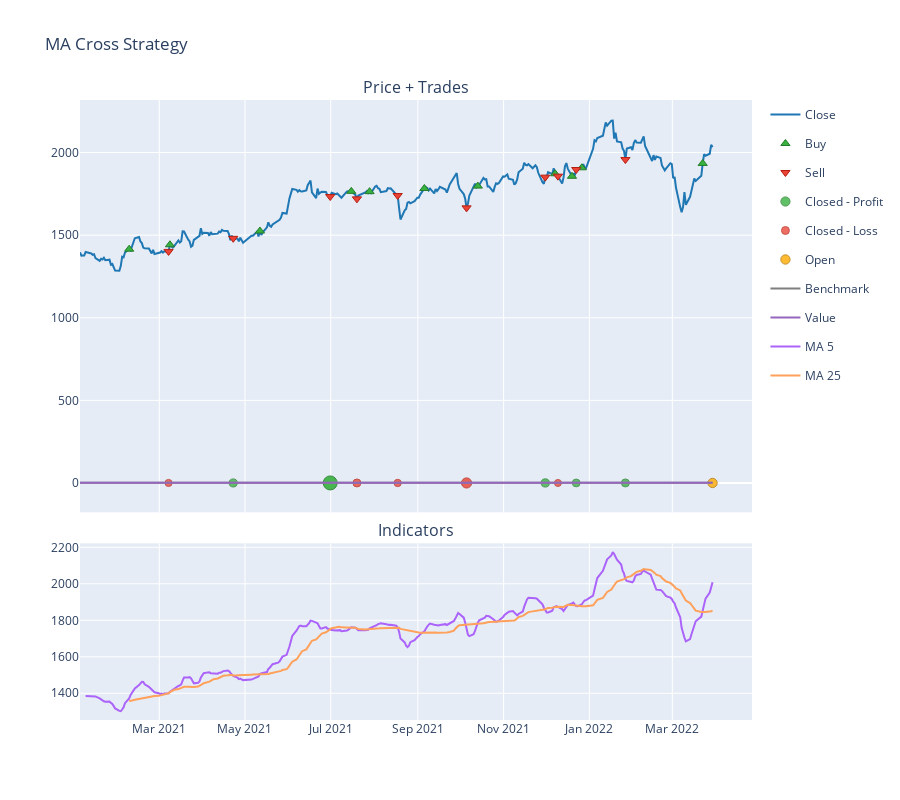

Notebook cell for this chart:
### Code cell
maS = price.rolling(5).mean()
maL = price.rolling(25).mean()
entries = maS > maL
exits = maS < maL

pf = vbt.Portfolio.from_signals(price, entries, exits)

indicators = {
    "MA 5": maS,
    "MA 25": maL
}
fig = plot_strategy_with_indicator(pf, price, indicators, title="MA Cross Strategy")
fig.show()

### Figure 1 — Plotly figure (JSON) as saved in the notebook; plotly's stock layout.template omitted (floating-point values rounded to 4 significant figures; data arrays with more than 128 entries replaced by an {"elided": "..."} marker saying what was removed)
{"data": [{"legendgroup": "0", "line": {"color": "#1f77b4"}, "name": "Close", "showlegend": true, "type": "scatter", "uid": "3c7c793b-de09-41b6-b66a-260fae053410", "x": {"elided": "303 str values"}, "xaxis": "x", "y": {"elided": "303 float values"}, "yaxis": "y"}, {"customdata": [[0, 0.07067, 0], [2, 0.0687, 0], [4, 0.06672, 0], [6, 0.06553, 0], [8, 0.06391, 0], [10, 0.06239, 0], [12, 0.05781, 0], [14, 0.05719, 0], [16, 0.05721, 0], [18, 0.0569, 0], [20, 0.05759, 0]], "hovertemplate": "Order Id: %{customdata[0]}<br>Timestamp: %{x}<br>Price: %{y}<br>Size: %{customdata[1]:.6f}<br>Fees: %{customdata[2]:.6f}", "legendgroup": "1", "marker": {"color": "#37B13F", "line": {"color": "rgb(38,123,44)", "width": 1}, "size": 8, "symbol": "triangle-up"}, "mode": "markers", "name": "Buy", "type": "scatter", "uid": "08f1ee5f-7878-4182-8fa7-b5ec8fde39c0", "x": ["2021-02-07T15:00:00+00:00", "2021-03-08T15:00:00+00:00", "2021-05-11T15:00:00+00:00", "2021-07-15T15:00:00+00:00", "2021-07-28T15:00:00+00:00", "2021-09-05T15:00:00+00:00", "2021-10-13T15:00:00+00:00", "2021-12-07T15:00:00+00:00", "2021-12-19T15:00:00+00:00", "2021-12-26T15:00:00+00:00", "2022-03-22T15:00:00+00:00"], "xaxis": "x", "y": [1415.0, 1442.0, 1525.0, 1765.0, 1763.0, 1782.0, 1797.0, 1872.0, 1856.0, 1908.0, 1934.0], "yaxis": "y"}, {"customdata": [[1, 0.07067, 0], [3, 0.0687, 0], [5, 0.06672, 0], [7, 0.06553, 0], [9, 0.06391, 0], [11, 0.06239, 0], [13, 0.05781, 0], [15, 0.05719, 0], [17, 0.05721, 0], [19, 0.0569, 0]], "hovertemplate": "Order Id: %{customdata[0]}<br>Timestamp: %{x}<br>Price: %{y}<br>Size: %{customdata[1]:.6f}<br>Fees: %{customdata[2]:.6f}", "legendgroup": "2", "marker": {"color": "#EA4335", "line": {"color": "rgb(181,31,18)", "width": 1}, "size": 8, "symbol": "triangle-down"}, "mode": "markers", "name": "Sell", "type": "scatter", "uid": "8f93d048-9cb1-4338-996a-971407de5395", "x": ["2021-03-07T15:00:00+00:00", "2021-04-22T15:00:00+00:00", "2021-06-30T15:00:00+00:00", "2021-07-19T15:00:00+00:00", "2021-08-17T15:00:00+00:00", "2021-10-05T15:00:00+00:00", "2021-11-30T15:00:00+00:00", "2021-12-09T15:00:00+00:00", "2021-12-22T15:00:00+00:00", "2022-01-26T15:00:00+00:00"], "xaxis": "x", "y": [1402.0, 1481.0, 1734.0, 1720.0, 1740.0, 1665.0, 1851.0, 1857.0, 1897.0, 1958.0], "yaxis": "y"}, {"customdata": [[1, 1, 2.687, 0.02713], [2, 2, 13.93, 0.1369], [6, 6, 3.14, 0.03022], [8, 8, 2.356, 0.02218], [9, 9, 2.832, 0.02609]], "hovertemplate": "Exit Trade Id: %{customdata[0]}<br>Position Id: %{customdata[1]}<br>Exit Timestamp: %{x}<br>PnL: %{customdata[2]:.6f}<br>Return: %{customdata[3]:.2%}", "legendgroup": "3", "marker": {"color": "#37B13F", "line": {"color": "rgb(38,123,44)", "width": 1}, "opacity": [0.7725, 0.9, 0.7761, 0.7668, 0.7713], "size": [8.051, 14, 8.218, 7.783, 7.995], "symbol": "circle"}, "mode": "markers", "name": "Closed - Profit", "type": "scatter", "uid": "f7e5e12d-8aaa-4437-8f5f-af26bb0a348e", "x": ["2021-04-22T15:00:00+00:00", "2021-06-30T15:00:00+00:00", "2021-11-30T15:00:00+00:00", "2021-12-22T15:00:00+00:00", "2022-01-26T15:00:00+00:00"], "xaxis": "x", "y": [0.02713, 0.1369, 0.03022, 0.02218, 0.02609], "yaxis": "y"}, {"customdata": [[0, 0, -0.9456, -0.009456], [3, 3, -2.978, -0.02575], [4, 4, -1.498, -0.01329], [5, 5, -7.305, -0.06569], [7, 7, -0.8281, -0.007737]], "hovertemplate": "Exit Trade Id: %{customdata[0]}<br>Position Id: %{customdata[1]}<br>Exit Timestamp: %{x}<br>PnL: %{customdata[2]:.6f}<br>Return: %{customdata[3]:.2%}", "legendgroup": "4", "marker": {"color": "#EA4335", "line": {"color": "rgb(181,31,18)", "width": 1}, "opacity": [0.752, 0.7709, 0.7564, 0.8173, 0.75], "size": [7.093, 7.976, 7.301, 10.14, 7], "symbol": "circle"}, "mode": "markers", "name": "Closed - Loss", "type": "scatter", "uid": "b82a45fe-394a-4141-8b9a-aa30afb4d9e4", "x": ["2021-03-07T15:00:00+00:00", "2021-07-19T15:00:00+00:00", "2021-08-17T15:00:00+00:00", "2021-10-05T15:00:00+00:00", "2021-12-09T15:00:00+00:00"], "xaxis": "x", "y": [-0.009456, -0.02575, -0.01329, -0.06569, -0.007737], "yaxis": "y"}, {"customdata": [[10, 10, 5.698, 0.05115]], "hovertemplate": "Exit Trade Id: %{customdata[0]}<br>Position Id: %{customdata[1]}<br>Exit Timestamp: %{x}<br>PnL: %{customdata[2]:.6f}<br>Return: %{customdata[3]:.2%}", "legendgroup": "5", "marker": {"color": "#FFAA00", "line": {"color": "rgb(178,118,0)", "width": 1}, "opacity": [0.8004], "size": [9.353], "symbol": "circle"}, "mode": "markers", "name": "Open", "type": "scatter", "uid": "f85835a2-8107-42d4-9fb2-73949446a88d", "x": ["2022-03-29T15:00:00+00:00"], "xaxis": "x", "y": [0.05115], "yaxis": "y"}, {"legendgroup": "6", "line": {"color": "#7f7f7f"}, "name": "Benchmark", "showlegend": true, "type": "scatter", "uid": "d9b56346-ba34-4546-a2ee-c1992718ee37", "x": {"elided": "303 str values"}, "xaxis": "x", "y": {"elided": "303 float values"}, "yaxis": "y"}, {"hoverinfo": "skip", "legendgroup": "7", "line": {"color": "rgba(0, 0, 0, 0)", "width": 0}, "opacity": 0, "showlegend": false, "type": "scatter", "uid": "6a21d14b-5ba9-4a4b-bf15-c97f4286d6e9", "x": {"elided": "303 str values"}, "xaxis": "x", "y": {"elided": "303 int values"}, "yaxis": "y"}, {"connectgaps": false, "fill": "tonexty", "fillcolor": "rgba(0, 128, 0, 0.3)", "hoverinfo": "skip", "legendgroup": "7", "line": {"color": "rgba(0, 0, 0, 0)", "width": 0}, "opacity": 0, "showlegend": false, "type": "scatter", "uid": "61e47aad-3320-4a47-8892-e0f847f1fedb", "x": {"elided": "303 str values"}, "xaxis": "x", "y": {"elided": "303 float values"}, "yaxis": "y"}, {"hoverinfo": "skip", "legendgroup": "7", "line": {"color": "rgba(0, 0, 0, 0)", "width": 0}, "opacity": 0, "showlegend": false, "type": "scatter", "uid": "66270691-6a8b-441f-8d76-02e0a423c047", "x": {"elided": "303 str values"}, "xaxis": "x", "y": {"elided": "303 int values"}, "yaxis": "y"}, {"connectgaps": false, "fill": "tonexty", "fillcolor": "rgba(255, 0, 0, 0.3)", "hoverinfo": "skip", "legendgroup": "7", "line": {"color": "rgba(0, 0, 0, 0)", "width": 0}, "opacity": 0, "showlegend": false, "type": "scatter", "uid": "8a632efb-1961-4554-a883-66fd077a9fe1", "x": {"elided": "303 str values"}, "xaxis": "x", "y": {"elided": "303 float values"}, "yaxis": "y"}, {"legendgroup": "8", "line": {"color": "#9467bd"}, "name": "Value", "showlegend": true, "type": "scatter", "uid": "cbd8aa17-1935-4a85-82c8-df760b059ae0", "x": {"elided": "303 str values"}, "xaxis": "x", "y": {"elided": "303 float values"}, "yaxis": "y"}, {"hoverinfo": "skip", "legendgroup": "7", "line": {"color": "rgba(0, 0, 0, 0)", "width": 0}, "opacity": 0, "showlegend": false, "type": "scatter", "uid": "a8bc57f4-c281-48dd-8c1d-9e0332e97856", "x": {"elided": "303 str values"}, "xaxis": "x", "y": {"elided": "303 int values"}, "yaxis": "y"}, {"mode": "lines", "name": "MA 5", "type": "scatter", "x": {"elided": "303 str values"}, "xaxis": "x2", "y": {"elided": "303 float values"}, "yaxis": "y2"}, {"mode": "lines", "name": "MA 25", "type": "scatter", "x": {"elided": "303 str values"}, "xaxis": "x2", "y": {"elided": "303 float values"}, "yaxis": "y2"}], "layout": {"annotations": [{"font": {"size": 16}, "showarrow": false, "text": "Price + Trades", "x": 0.5, "xanchor": "center", "xref": "paper", "y": 1.0, "yanchor": "bottom", "yref": "paper"}, {"font": {"size": 16}, "showarrow": false, "text": "Indicators", "x": 0.5, "xanchor": "center", "xref": "paper", "y": 0.285, "yanchor": "bottom", "yref": "paper"}], "height": 800, "showlegend": true, "title": {"text": "MA Cross Strategy"}, "xaxis": {"anchor": "y", "domain": [0, 1], "matches": "x2", "showticklabels": false}, "xaxis2": {"anchor": "y2", "domain": [0, 1]}, "yaxis": {"anchor": "x", "domain": [0.335, 1.0]}, "yaxis2": {"anchor": "x2", "domain": [0, 0.285]}}}
